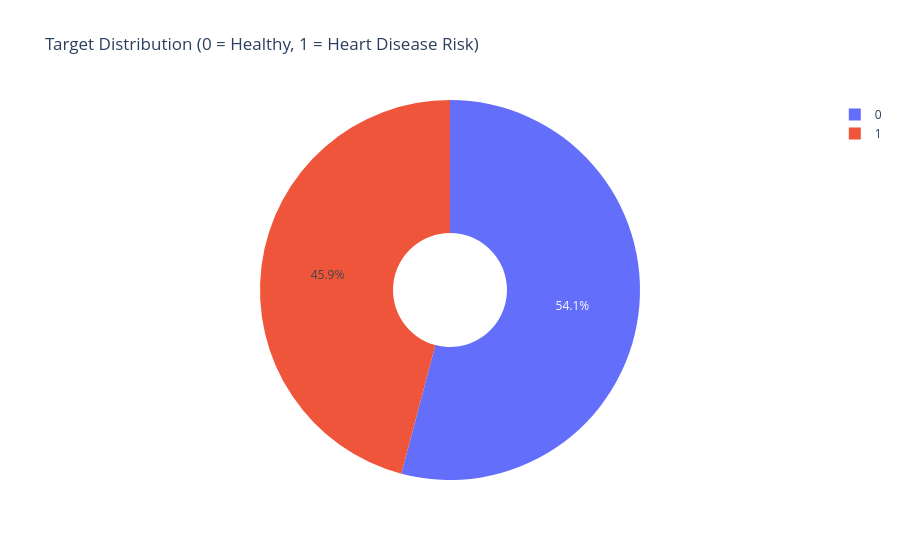

Source (notebook cell):
### Markdown cell above
## 3. Exploratory Data Analysis (EDA)

Let's understand the distribution of our target variable and features.

### Code cell
# Target Distribution
fig = px.pie(df, names='target', title='Target Distribution (0 = Healthy, 1 = Heart Disease Risk)', hole=0.3)
fig.show()

### Figure 1 — Plotly figure (JSON) as saved in the notebook; plotly's stock layout.template omitted (floating-point values rounded to 4 significant figures; data arrays with more than 128 entries replaced by an {"elided": "..."} marker saying what was removed)
{"data": [{"domain": {"x": [0.0, 1.0], "y": [0.0, 1.0]}, "hole": 0.3, "hovertemplate": "target=%{label}<extra></extra>", "labels": {"elided": "303 int values"}, "legendgroup": "", "name": "", "showlegend": true, "type": "pie"}], "layout": {"legend": {"tracegroupgap": 0}, "title": {"text": "Target Distribution (0 = Healthy, 1 = Heart Disease Risk)"}}}
